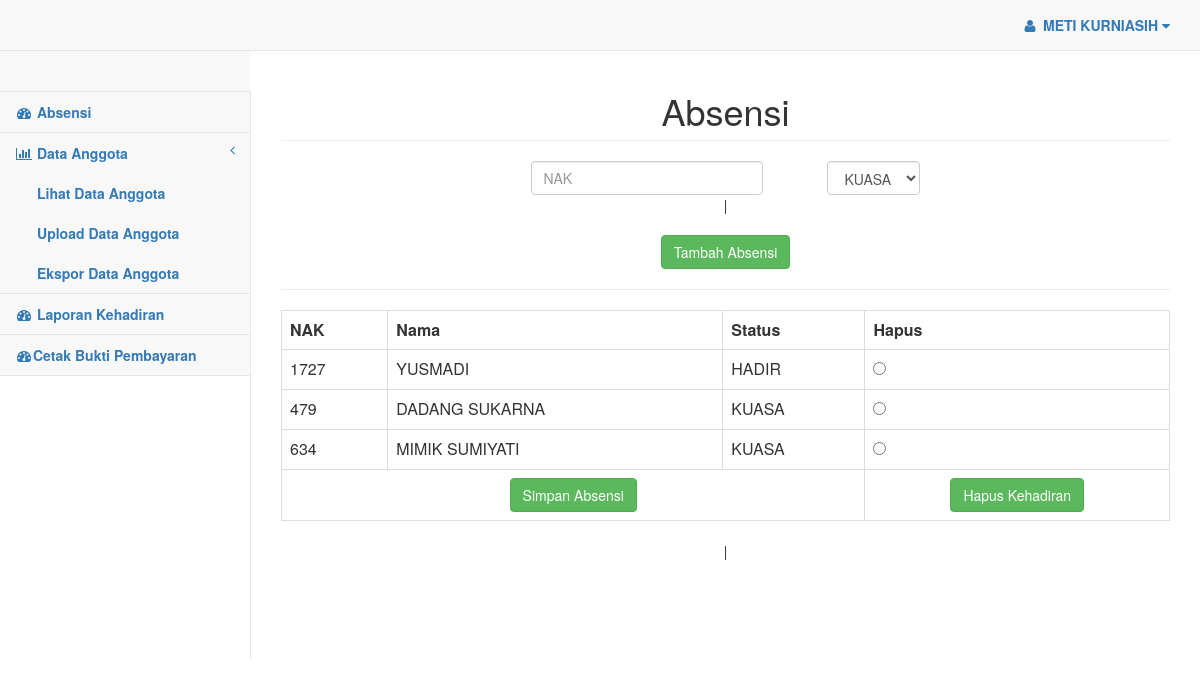
/pages/index.php (signed in), run on an earlier commit of the app's database.
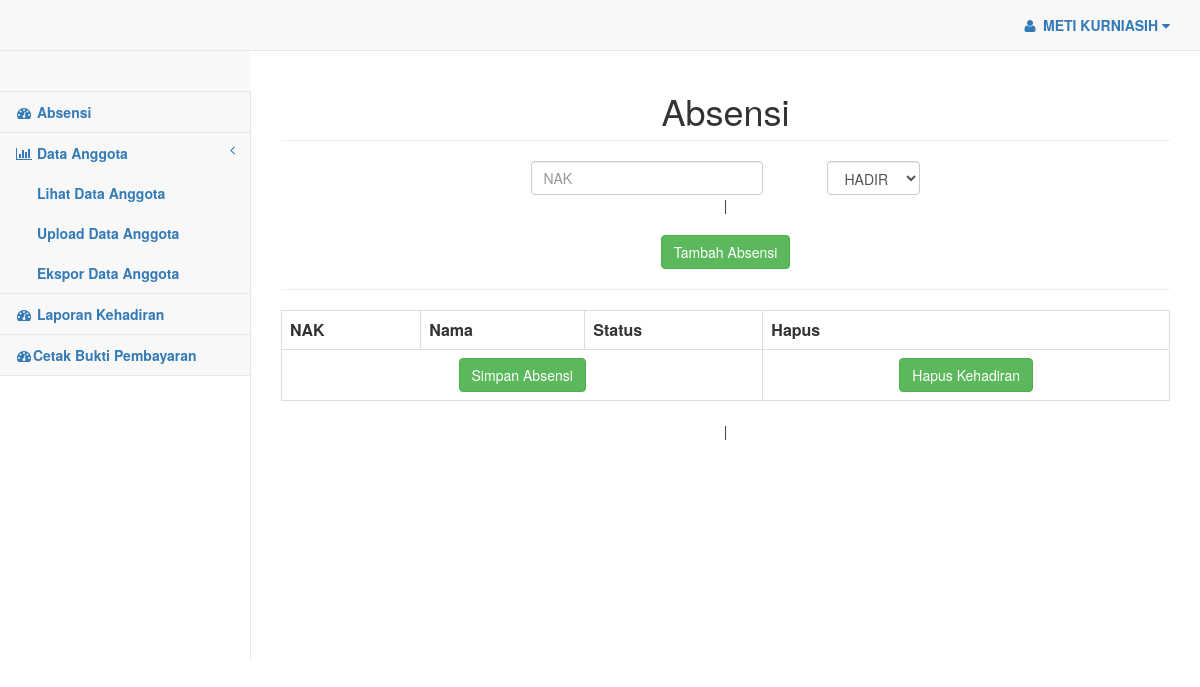
And on a later commit of the database.
### tables this page shows
CREATE TABLE `kehadiran` (
  `waktu` datetime NOT NULL,
  `nak` int(11) NOT NULL,
  `status` enum('HADIR','KUASA') NOT NULL,
  `user` varchar(30) NOT NULL,
  `temp` int(1) NOT NULL,
  `id_kuasa` int(11) NOT NULL,
  `no_kupon` int(11) NOT NULL,
  `jam` time NOT NULL,
  PRIMARY KEY (`nak`)
);

CREATE TABLE `anggota` (
  `id` int(11) NOT NULL,
  `nak` int(11) DEFAULT NULL,
  `nama` varchar(50) DEFAULT NULL,
  `nik` varchar(11) DEFAULT NULL,
  PRIMARY KEY (`id`)
);

CREATE TABLE `kuasa` (
  `id_kuasa` int(11) NOT NULL,
  `nak` int(11) NOT NULL,
  `status` varchar(10) NOT NULL,
  `user` varchar(50) NOT NULL,
  `waktu` datetime NOT NULL,
  `temp` int(1) NOT NULL,
  `no_kupon` int(11) NOT NULL,
  `jam` time NOT NULL,
  PRIMARY KEY (`nak`)
);

### pages/kehadiran.php (the view, shortened to what this page needs)
<?php
	$konek = mysqli_connect('localhost','root','','registrasi');
	$sql4 = "SELECT status from kehadiran where temp=1 and user='$_SESSION[nama]'";
		$ambildata4 = mysqli_query( $konek,$sql4);
		while($rows = mysqli_fetch_array($ambildata4, MYSQL_ASSOC))
		{
			$statuss=$rows['status'];
		}
?>
<center>
	<h1 class="page-header">Absensi</h1>
	<form action="?id=4" method="post">
		<table>
			<tr><td><input type="text" name="nak" size="25" class="form-control" placeholder="NAK"></td><td class="col-md-2"></td>
			<td></td><td>	<select class="form-control" name="status">
												<?php if ($statuss=="HADIR") {} else {?>
												<option name="hadir" value="HADIR">HADIR</option>
												<?php }?>
												<option name="kuasa" value="KUASA">KUASA</option>
		</table>
		<br>
		</select></td><td><input class='btn btn-success' size="20px" type="submit" name="tambah" value="Tambah Absensi" /></td></tr>
	</form>
</center>
<hr>
<?php
	$dbhost = 'localhost';
	$dbuser = 'root';
	$dbpass = '';
	$koneksi = mysql_connect($dbhost, $dbuser, $dbpass);
$sql = "SELECT * from kehadiran join anggota using (nak) where temp=1 and user='$_SESSION[nama]'";
$ambildata = mysql_query( $sql, $koneksi);
if ($ambildata==null)
{}
else
{
echo "<form action='?id=6' method='POST'>";
echo "<table border='1' class='table-responsive table-bordered table'><tr><th>NAK</th><th>Nama</th><th>Status</th><th>Hapus</th></tr>";
}
while($row = mysql_fetch_array($ambildata, MYSQL_ASSOC))
{
    echo "<tr id=biasa>
	<td>{$row['nak']}</td>
	<td>{$row['nama']}</td>
	<td>{$row['status']}</td>
	<td><input type='radio' name='hapus_anggota' value='{$row['nak']}'></td>
</tr>";
}
$sql3 = "SELECT id_kuasa from kehadiran where temp=1 and user='$_SESSION[nama]'";
$ambildata3 = mysql_query( $sql3, $koneksi);
while($row = mysql_fetch_array($ambildata3, MYSQL_ASSOC))
{
	$id_kuasa=$row['id_kuasa'];
}
$sql2 = "SELECT * from kuasa join anggota using (nak) where temp=1 and user='$_SESSION[nama]' and id_kuasa='$id_kuasa'";
$ambildata2 = mysql_query( $sql2, $koneksi);
while($row = mysql_fetch_array($ambildata2, MYSQL_ASSOC))
{
    echo "<tr id=biasa>
	<td>{$row['nak']}</td>
	<td>{$row['nama']}</td>
	<td>{$row['status']}</td>
	<td><input type='radio' name='hapus_anggota' value='{$row['nak']}'></td>
</tr>";
}
?>
<tr align="center"><td colspan="3">
<input  class='btn btn-success' type='submit' name='simpan' value='Simpan Absensi' onclick="return confirm('Absensi Selesai?')"/>
</td>
<td><input class='btn btn-success' type='submit' name='hapus' value='Hapus Kehadiran' onclick="return confirm('Akan dihapus?')"/></td></tr>
</table>

### pages/index.php (shortened to what this page needs)
<?php
if(isset($_SESSION['login']))
{
?>
<html lang="en">
<head>
    <link href="../bower_components/bootstrap/dist/css/bootstrap.min.css" rel="stylesheet">
    <link href="../bower_components/metisMenu/dist/metisMenu.min.css" rel="stylesheet">
    <link href="../dist/css/timeline.css" rel="stylesheet">
    <link href="../dist/css/sb-admin-2.css" rel="stylesheet">
    <link href="../bower_components/morrisjs/morris.css" rel="stylesheet">
    <link href="../bower_components/font-awesome/css/font-awesome.min.css" rel="stylesheet" type="text/css">
</head>
<body>
    <div id="wrapper">
        <nav class="navbar navbar-default navbar-static-top" role="navigation">
            <ul class="nav navbar-top-links navbar-right">
                <li class="dropdown">
                    <a class="dropdown-toggle" data-toggle="dropdown" href="#">
                        <i class="fa fa-user fa-fw"></i><b> <?php echo $_SESSION['nama']; ?> </b><i class="fa fa-caret-down"></i>
                    </a>
                </li>
            </ul>
            <div class="navbar-default sidebar" role="navigation">
                <div class="sidebar-nav navbar-collapse">
                    <ul class="nav" id="side-menu">
                        <li><br><br></li>
                        <li>
                            <a href="?id=1"><i class="fa fa-dashboard fa-fw"></i><b> Absensi</b></a>
                        </li>
                        <li>
                        <a href="#"><i class="fa fa-bar-chart-o fa-fw"></i><b> Data Anggota</b><span class="fa arrow"></span></a>
                            <ul class="nav nav-second-level">
                                <li>
                                <a href="?id=3"><b>Lihat Data Anggota</b></a>
                                </li>
                                <li>
                                <a href="?id=8"><b>Upload Data Anggota</b></a>
                                </li>
                                <li>
                                <a href="?id=9"><b>Ekspor Data Anggota</b></a>
                                </li>
                            </ul>
                        </li>
                        <li>
                            <a href="?id=7"><i class="fa fa-dashboard fa-fw"></i><b> Laporan Kehadiran</b></a>
                        </li>
                         <li>
                            <a href="?id=12"><i class="fa fa-dashboard fa-fw"></i><b>Cetak Bukti Pembayaran</b></a>
                        </li>
                    </ul>
                </div>
            </div>
        </nav>
        <div id="page-wrapper">
            <?php
            include 'switch.php';
            ?>
        </div>
    </div>
</body>
</html>
<?php
    }
    else
    {
        include "login.html";
    }
?>

### pages/switch.php (shortened to what this page needs)
<?php
$link = $_GET['id'];
 switch($link)
 {
	default :
	include "kehadiran.php";
	break;
}
?>

What changed in the data, as far as the page shows it:
no longer on this page (row edited): kehadiran: nak "1727", anggota.nama "YUSMADI", status "HADIR"
removed kuasa: nak "479", anggota.nama "DADANG SUKARNA", status "KUASA"
no longer on this page (row edited): kuasa: nak "634", anggota.nama "MIMIK SUMIYATI", status "KUASA"
Also different on the page:
form field status: "KUASA" → "HADIR"
